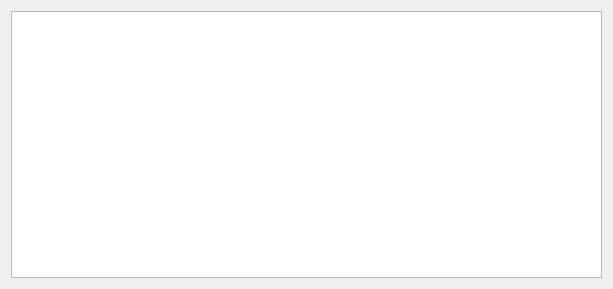
<?xml version="1.0" encoding="UTF-8"?>
<ui version="4.0">
 <class>WizardGui_s2</class>
 <widget class="QWizardPage" name="WizardGui_s2">
  <property name="geometry">
   <rect>
    <x>0</x>
    <y>0</y>
    <width>613</width>
    <height>289</height>
   </rect>
  </property>
  <property name="windowTitle">
   <string>WizardPage</string>
  </property>
  <property name="title">
   <string>Riepilogo</string>
  </property>
  <property name="subTitle">
   <string>Saranno inviate le seguenti informazioni</string>
  </property>
  <layout class="QGridLayout" name="gridLayout">
   <item row="0" column="0">
    <layout class="QVBoxLayout" name="verticalLayout">
     <item>
      <widget class="QTextEdit" name="bugReport">
       <property name="textInteractionFlags">
        <set>Qt::TextSelectableByMouse</set>
       </property>
      </widget>
     </item>
    </layout>
   </item>
  </layout>
 </widget>
 <resources/>
 <connections/>
</ui>
